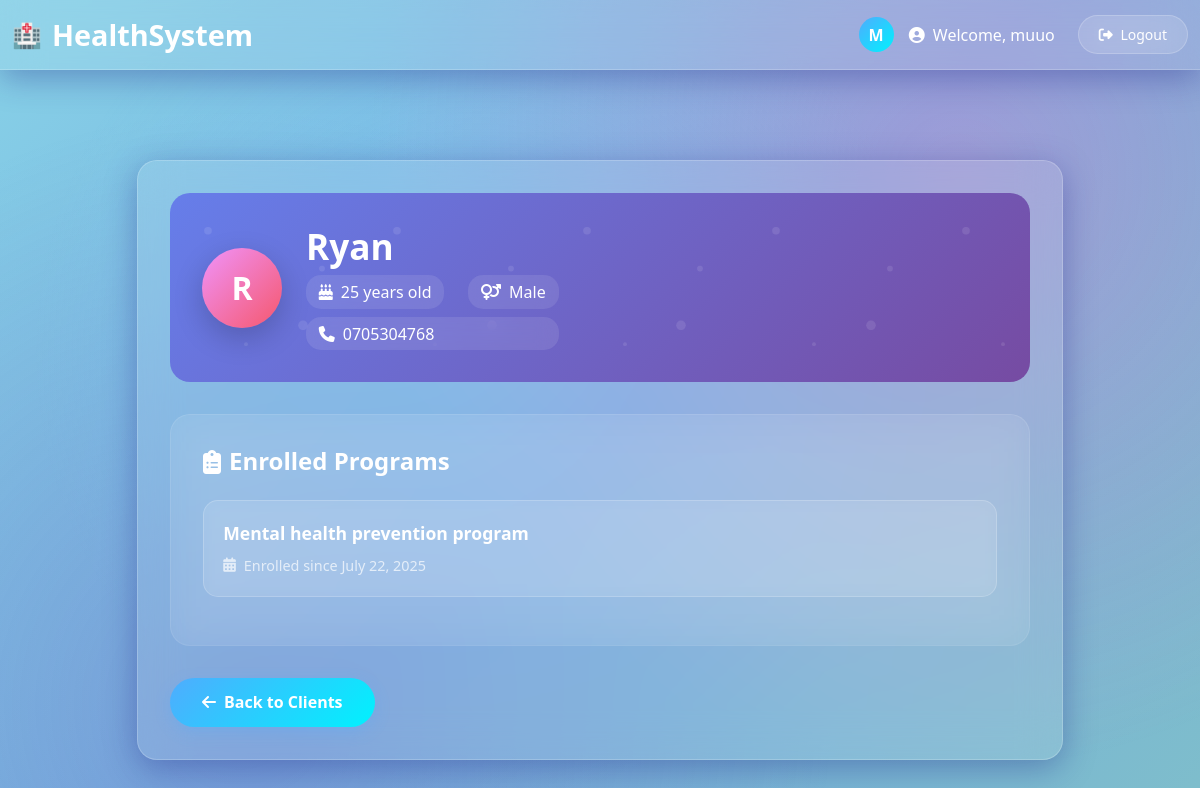
Page /clients/2/ (signed in) on the committed database.
### core/models.py (models this page shows, shortened)
class Client(models.Model):
    GENDER_CHOICES = [('M', 'Male'), ('F', 'Female'), ('O', 'Other')]
    name = models.CharField(max_length=100)
    age = models.PositiveIntegerField(default=0)
    gender = models.CharField(default= 0, max_length=1, choices=GENDER_CHOICES)
    contact_info = models.TextField(default=0)
    programs = models.ManyToManyField('HealthProgram', through='Enrollment')

class Enrollment(models.Model):
    client = models.ForeignKey(Client, on_delete=models.CASCADE)
    program = models.ForeignKey(HealthProgram, on_delete=models.CASCADE)
    enrolled_on = models.DateField(auto_now_add=True)

class HealthProgram(models.Model):
    name = models.CharField(max_length=100)
    description = models.TextField(blank=True)

### core/views.py (the view)
# urls.py: path('clients/<int:client_id>/', views.client_profile, name='client_profile'),
@login_required
def client_profile(request, client_id):
    client = Client.objects.get(id=client_id)
    enrollments = client.enrollment_set.select_related('program')
    return render(request, 'core/client_profile.html', {'client': client, 'enrollments': enrollments})

### templates/core/client_profile.html (shortened to what this page needs)
{% extends 'core/base.html' %}
{% block content %}
<div class="profile-header">
    <div class="client-info">
        <div class="client-avatar">
            {{ client.name|first|upper }}
        </div>
        <div class="client-details">
            <h2>{{ client.name }}</h2>
            <div class="client-meta">
                <div class="meta-item">
                    <i class="fas fa-birthday-cake"></i>
                    <span>{{ client.age }} years old</span>
                </div>
                <div class="meta-item">
                    <i class="fas fa-venus-mars"></i>
                    <span>{{ client.get_gender_display }}</span>
                </div>
            </div>
            <div class="meta-item">
                <i class="fas fa-phone"></i>
                <span>{{ client.contact_info }}</span>
            </div>
        </div>
    </div>
</div>
<div class="programs-section">
    <h4 class="section-title">
        <i class="fas fa-clipboard-list"></i>
        Enrolled Programs
    </h4>
    {% if enrollments %}
        <ul class="program-list">
            {% for enrollment in enrollments %}
                <li class="program-item">
                    <div class="program-name">{{ enrollment.program.name }}</div>
                    <div class="program-date">
                        <i class="fas fa-calendar-alt"></i>
                        <span>Enrolled since {{ enrollment.enrolled_on }}</span>
                    </div>
                </li>
            {% endfor %}
        </ul>
    {% endif %}
</div>
<a href="{% url 'client_list' %}" class="back-button">
    <i class="fas fa-arrow-left"></i>
    Back to Clients
</a>
{% endblock %}

### templates/core/base.html (shortened to what this page needs)
<!DOCTYPE html>
<html lang="en">
<head>
    <link href="https://cdn.jsdelivr.net/npm/bootstrap@5.3.3/dist/css/bootstrap.min.css" rel="stylesheet">
    <link href="https://cdnjs.cloudflare.com/ajax/libs/font-awesome/6.4.0/css/all.min.css" rel="stylesheet">
</head>
<body>
<nav class="navbar navbar-expand-lg fixed-top">
    <div class="container-fluid">
        <a class="navbar-brand" href="{% url 'home' %}">HealthSystem</a>
        <div class="user-info">
            {% if user.is_authenticated %}
                <div class="user-avatar">
                    {{ user.username|first|upper }}
                </div>
                <span class="text-white me-2">
                    <i class="fas fa-user-circle me-1"></i>
                    Welcome, {{ user.username }}
                </span>
                <form method="post" action="{% url 'logout' %}" class="d-inline">
                    <button type="submit" class="btn btn-glass btn-sm">
                        <i class="fas fa-sign-out-alt me-1"></i>
                        Logout
                    </button>
                </form>
            {% else %}
                <a href="{% url 'login' %}" class="btn btn-glass btn-sm">
                    <i class="fas fa-sign-in-alt me-1"></i>
                    Login
                </a>
            {% endif %}
        </div>
    </div>
</nav>
<div class="container py-5" style="margin-top: 80px;">
    <div class="row justify-content-center">
        <div class="col-lg-10">
            <div class="main-container">
                {% block content %}
                {% endblock %}
            </div>
        </div>
    </div>
</div>
</body>
</html>

### templates/core/base.html (style rules this page uses)
:root { --primary-gradient: linear-gradient(135deg, #82cbec 0%, #764ba2 100%); --secondary-gradient: linear-gradient(135deg, #f093fb 0%, #f5576c 100%); --success-gradient: linear-gradient(135deg, #4facfe 0%, #00f2fe 100%); --glass-bg: rgba(255, 255, 255, 0.1); --glass-border: rgba(255, 255, 255, 0.2); }
body { background: linear-gradient(135deg, #87d1e7 0%, #74abdf 50%, #7fbfca 100%); min-height: 100vh; font-family: 'Segoe UI', Tahoma, Geneva, Verdana, sans-serif; }
body::before { content: ''; position: fixed; top: 0; left: 0; width: 100%; height: 100%; background-image: radial-gradient(circle at 20% 80%, rgba(120, 119, 198, 0.3) 0%, transparent 50%), radial-gradient(circle at 80% 20%, rgba(255, 119, 198, 0.3) 0%, transparent 50%), radial-gradient(circle at 40% 40%, rgba(120, 200, 255, 0.3) 0%, transparent 50%); animation: float 20s ease-in-out infinite; pointer-events: none; z-index: -1; }
.navbar { background: var(--glass-bg) !important; backdrop-filter: blur(20px); border-bottom: 1px solid var(--glass-border); box-shadow: 0 8px 32px rgba(31, 38, 135, 0.37); transition: all 0.3s ease; }
.navbar-brand { font-weight: 700; font-size: 1.8rem; color: white !important; display: flex; align-items: center; gap: 10px; transition: transform 0.3s ease; }
.navbar-brand::before { content: '🏥'; font-size: 1.5rem; animation: pulse 2s infinite; }
.btn-glass { background: var(--glass-bg); backdrop-filter: blur(20px); border: 1px solid var(--glass-border); color: white; border-radius: 25px; padding: 8px 20px; transition: all 0.3s ease; position: relative; overflow: hidden; }
.btn-glass::before { content: ''; position: absolute; top: 0; left: -100%; width: 100%; height: 100%; background: linear-gradient(90deg, transparent, rgba(255,255,255,0.2), transparent); transition: left 0.5s; }
.user-info { display: flex; align-items: center; gap: 15px; color: white; }
.user-avatar { width: 35px; height: 35px; background: var(--success-gradient); border-radius: 50%; display: flex; align-items: center; justify-content: center; font-weight: bold; animation: glow 2s ease-in-out infinite alternate; }
.main-container { background: var(--glass-bg); backdrop-filter: blur(20px); border-radius: 20px; border: 1px solid var(--glass-border); box-shadow: 0 8px 32px rgba(31, 38, 135, 0.37); padding: 2rem; margin-top: 2rem; animation: slideUp 0.8s ease-out; }

### rows in the picture
Client: name|first "R", name "Ryan", age "25", gender "Male", contact_info "0705304768"
Enrollment: program.name "Mental health prevention program", enrolled_on "July 22, 2025"

### other values in the picture
{{ user.username|first|upper }} "M"
{{ user.username }} "muuo"
